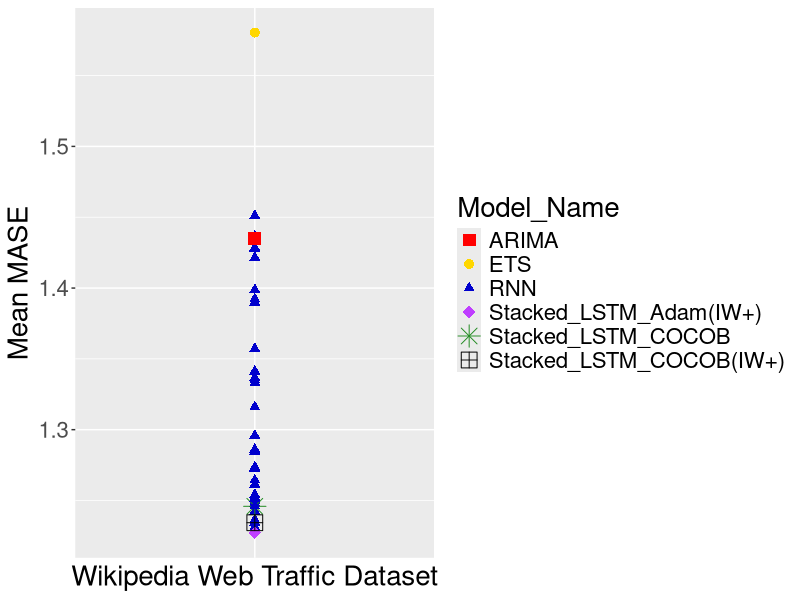

Generate this figure with R:
library(ggplot2)
library(reshape2)

# data <- read.csv(file="graph_plotter/ensemble_data/All_MASE_Ranks_Output_Comparison.csv", header=TRUE, sep=",")
# data <- read.csv(file="graph_plotter/ensemble_data/All_SMAPE_Ranks_Input_Comparison.csv", header=TRUE, sep=",")
# data <- read.csv(file="graph_plotter/ensemble_data/All_SMAPE_Ranks_Cell_Comparison.csv", header=TRUE, sep=",")
# data <- read.csv(file="graph_plotter/ensemble_data/All_SMAPE_Ranks_Optimizer_Comparison.csv", header=TRUE, sep=",")
data <- read.csv(file = "graph_plotter/ensemble_data/error_comparison_kaggle_mean_mase.csv", header = TRUE, sep = ",")
#data <- read.csv(file="graph_plotter/ensemble_data/error_comparison_stacked_rank_smape.csv", header=TRUE, sep=",")
# data <- read.csv(file="graph_plotter/ensemble_data/All_MASE_Ranks_Input_Size_Comparison_With_STL.csv", header=TRUE, sep=",")
# data <- read.csv(file="graph_plotter/ensemble_data/stl_comparison_tourism_mean_mase.csv", header=TRUE, sep=",")

# ggplot(data=cif, aes(x=x, y=Mean_SMAPE_Rank, color=RNN_Unit)) + xlab("RNN Unit Comparison - CIF Dataset") + ylab("Mean SMAPE Ranks") +  theme(text = element_text(size=20), axis.text.x=element_blank(),
#                                                                                                                                                                     axis.ticks.x=element_blank())

# ggplot(data = kaggle, aes(x=x, y=Mean_SMAPE_Rank, color=Optimizer)) + xlab("Optimizer Comparison - Wikipedia Web Traffic") + ylab("Mean SMAPE Ranks") + geom_text(aes(label=Model_Name_2)) + theme(text = element_text(size=20), axis.text.x=element_blank(),
#                                                                                                                                 axis.ticks.x=element_blank())

#ggplot(data=cif, aes(x=x, y=Mean_SMAPE_Rank, color=RNN_Unit)) + xlab("RNN Unit Comparison") + ylab("Mean SMAPE Ranks") +  theme(text = element_text(size=20), axis.text.x=element_blank(),
#                                                                                                                               axis.ticks.x=element_blank())

# ggplot(data=cif, aes(x=x, y=Mean_SMAPE_Rank, color=RNN_Unit)) + xlab("RNN Unit Comparison") + ylab("Mean SMAPE Ranks") +  theme(text = element_text(size=20), axis.text.x=element_blank(),
#                                                                                                                                 axis.ticks.x=element_blank())

# input size comparison - plots with letters
#ggplot(data=data, aes(x=x, y=Mean_MASE_Rank, color=Input_Window_Size)) +  xlab("Input Window Size Comparison Without STL Decomposition") + ylab("Mean MASE Rank") +  geom_text(aes(label=substring(Dataset, 1, 1)), position=position_jitter(0.2), size=5) + theme(text = element_text(size=20), axis.text.x=element_blank(), axis.ticks.x=element_blank()) + scale_color_manual(values = c("red", "blue"))

# stacked performance - plots with letters
#ggplot(data=data, aes(x=x, y=SMAPE, color=Model_Name)) +  xlab("RNN Architecture Performance Comparison") + ylab("Median MASE Rank") +  geom_text(aes(label=Dataset), position=position_jitter(0.3), size=5) + theme(text = element_text(size=20), axis.text.x=element_blank(), axis.ticks.x=element_blank()) + scale_color_manual(values = c("red", "gold1", "blue3", "magenta"))
#c("red", "springgreen4", "blue3", "gold1", "coral4", "magenta")

#stl comparison 
#ggplot(data=data, aes(x=x, y=SMAPE, color=Model)) +  xlab("M4 Dataset") + ylab("Mean SMAPE") +  geom_point(size=4) + theme(text = element_text(size=20), axis.text.x=element_blank(), axis.ticks.x=element_blank()) + scale_color_manual(values = c("red", "blue3"))

#comparison with ETS
ggplot(data = data, aes(x = x, y = MASE, group = Model_Name)) +
    xlab("Wikipedia Web Traffic Dataset") +
    ylab("Mean MASE") +
    geom_point(aes(color = Model_Name, shape = Model_Name, size= Model_Name)) +
    theme(text = element_text(size = 20), axis.text.x = element_blank(), axis.ticks.x = element_blank()) +
    scale_color_manual(values = c("red", "gold1", "blue3", "darkorchid1", "forestgreen", "gray0")) +
    scale_shape_manual(values = c(15, 16, 17, 18, 8, 12)) +
  scale_size_manual(values=c(4,3,2.5, 4, 5, 5))
#geom_jitter(position=position_jitter(0.1))

#box plots
# p <- ggplot(data, aes(factor(RNN_Unit), Mean_SMAPE_Rank))
# p + geom_boxplot(outlier.shape=NA) +
#   xlab("RNN Unit") + ylab("Mean SMAPE Ranks") + theme(text = element_text(size=20))

# violin plots
# input size comparison
# p <- ggplot(data, aes(factor(Input_Window_Size), Mean_MASE_Rank))
# p + geom_violin() + geom_boxplot(width=0.1, aes(fill=Input_Window_Size)) +
#   xlab("Input Window Size With STL Decomposition") + ylab("Mean MASE Ranks") + theme(text = element_text(size=20), legend.position = "none")

# stacked performance
# p <- ggplot(data, aes(factor(Model_Name), SMAPE))
# p + geom_violin() + geom_boxplot(width=0.1, aes(fill=Model_Name)) +
#    xlab("RNN Architecture Performance Comparison") + ylab("Rank SMAPE") + theme(text = element_text(size=20), legend.position = "none")

#stl comparison
# p <- ggplot(data, aes(factor(Model), MASE))
# p + geom_violin() + geom_boxplot(width=0.1, aes(fill=Model)) +
#   xlab("Tourism Dataset") + ylab("Mean MASE") + theme(text = element_text(size=20), legend.position = "none")

#output component
# p <- ggplot(data, aes(factor(Output_Component), Mean_SMAPE_Rank))
# p + geom_violin() + geom_boxplot(width=0.1, aes(fill=Output_Component)) +
#   xlab("Output Component for Sequence to Sequence Architecture") + ylab("Mean MASE Ranks") + theme(text = element_text(size=20), legend.position = "none")

# cell comparison
# p <- ggplot(data, aes(factor(RNN_Unit), Mean_SMAPE_Rank))
# p + geom_violin() + geom_boxplot(width=0.1, aes(fill=RNN_Unit)) +
#  xlab("RNN Unit") + ylab("Mean SMAPE Ranks") + theme(text = element_text(size=20), legend.position = "none")

# optimizer comparison
# p <- ggplot(data, aes(factor(Optimizer), Mean_SMAPE_Rank))
# p + geom_violin() + geom_boxplot(width=0.1, aes(fill=Optimizer)) +
#  xlab("Optimizer") + ylab("Mean SMAPE Ranks") + theme(text = element_text(size=20), legend.position = "none")

# input component
#p <- ggplot(data, aes(factor(Input_Format), Mean_SMAPE_Rank))
#p + geom_violin() + geom_boxplot(width=0.1, aes(fill=Input_Format)) +
#  xlab("Input Format for S2SD Architecture") + ylab("Mean SMAPE Ranks") + theme(text = element_text(size=20), legend.position = "none")
